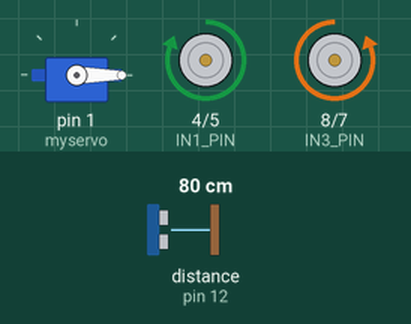
This sketch was run on a simulated Arduino Uno, built with avr-gcc and run on an emulated ATmega328P. On the bench: servo, motor-driver pin pairs drawn as motors (green arrow = first pin HIGH = forward, orange = second pin HIGH = backward, longer = more drive, scaled by the enable pin). Inputs (shaded band) come from the test bench; at power-on: distance to the obstacle (sensor on pin 12) 80 cm. The echo pulse lasts 58.3 µs per cm.

Above: at 7.4 s.
7.5 s: distance to the obstacle (sensor on pin 12) set to 195 cm
9.0 s: distance to the obstacle (sensor on pin 12) set to 204 cm
At 9.17 s:
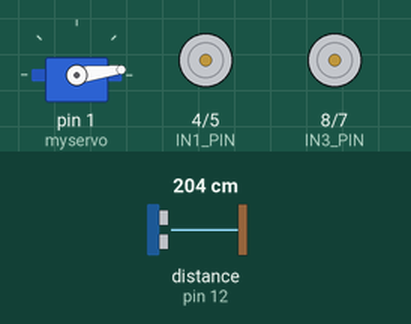
At 9.78 s:
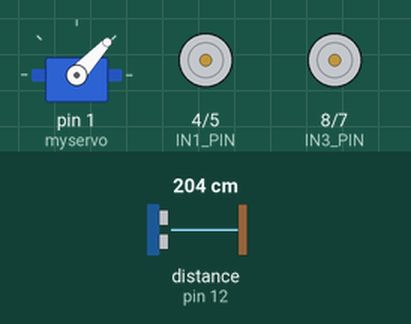
18.0 s: distance to the obstacle (sensor on pin 12) set to 2 cm
At 18.44 s:
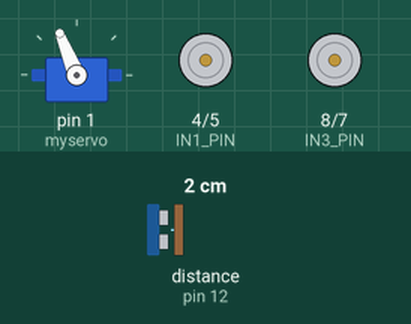
Timing chart, 0 to 22.8 s (numbered marks = the images above; inputs shaded):
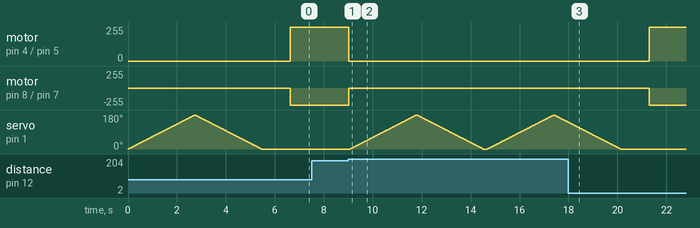

Measured:
- the behaviour switches between 200 and 201 cm on distance to the obstacle (sensor on pin 12) (found by bisection; images 0 and 1)
- after the input at 7.5 s, every drawn part: stays the same
- after the input at 18.0 s, motor on pin 4 (IN1_PIN) / pin 5 (IN2_PIN): stopped → forward 255/255 after 3.3 s; motor on pin 8 (IN3_PIN) / pin 7 (IN4_PIN): stopped → backward 255/255 after 3.3 s; servo on pin 1 (myservo): goes on until 20.1 s, then stays 0°
- by itself, servo on pin 1 (myservo): rises from 0° to 180° in 2.7 s, then falls to 0° in 2.7 s

The sketch:

ultrasonic_obs_abvoid.ino
```cpp
#include <Ultrasonic.h>
#include <Servo.h>
//PWM enabled pins -(9,3) 9,8,7,5,4,3
// hcsr04 any digital pin trig-11, echo-12

Servo myservo;
Ultrasonic ultrasonic(11,12);
int pos=0;
const int ENA_PIN = 3; //EN1 pin L298N
const int IN1_PIN = 4; //IN1 pin L298N
const int IN2_PIN = 5; //IN2 pin L298N
const int ENB_PIN = 9; //EN2 pin L298N
const int IN3_PIN = 8; //IN1 pin L298N
const int IN4_PIN = 7; //IN2 pin L298N
// servo on pin 1
int speed;
void setup() {
  myservo.attach(1);
  pinMode(ENA_PIN, OUTPUT); //dc1
  pinMode(IN1_PIN, OUTPUT); //dc1
  pinMode(IN2_PIN, OUTPUT); //dc1
  pinMode(ENB_PIN, OUTPUT); //dc2
  pinMode(IN3_PIN, OUTPUT); //dc2
  pinMode(IN4_PIN, OUTPUT); //dc2
	Serial.begin(9600);

  // put your setup code here, to run once:

}
// bool pol1,pol2; // polarity 1&2
void left_wheel(){
  digitalWrite(IN1_PIN, HIGH); // control motor A spins clockwise
  digitalWrite(IN2_PIN, LOW);  // control motor A spins clockwise
}
void right_wheel(){
  digitalWrite(IN3_PIN, HIGH);
  digitalWrite(IN4_PIN, LOW);
}
void left_wheel_rev(){
  digitalWrite(IN1_PIN, LOW);
  digitalWrite(IN2_PIN, HIGH);
}
void right_wheel_rev(){
  digitalWrite(IN3_PIN, LOW);
  digitalWrite(IN4_PIN, HIGH);
}
void stop_wheels(){
  analogWrite(ENA_PIN, 0);
  analogWrite(ENB_PIN, 0);
}
void drive_forward(){
  right_wheel();
  left_wheel();
}
void drive_rev(){
  right_wheel_rev();
  left_wheel_rev();
}
int turn(){

  right_wheel_rev();
  left_wheel_rev();
}
void loop() {
  for (pos = 0; pos <= 180; pos += 1) {
    myservo.write(pos);
    delay(15);
  }
  for (pos = 180; pos >= 0; pos -= 1) {
    myservo.write(pos);
    delay(15);
  }
  delay(100);
  drive_forward();
  delay(40);
  if(ultrasonic.read()<200){
    for (int speed = 255; speed >= 0; speed--) {
    analogWrite(ENA_PIN, speed); // control the speed
    analogWrite(ENB_PIN, speed);
    delay(4);
    }
    stop_wheels();
    analogWrite(ENA_PIN,255);
    analogWrite(ENB_PIN,255);
    while(ultrasonic.read()<=200){
    left_wheel();
    right_wheel_rev();
    }
    stop_wheels();
    delay(40);
  }
}
```
